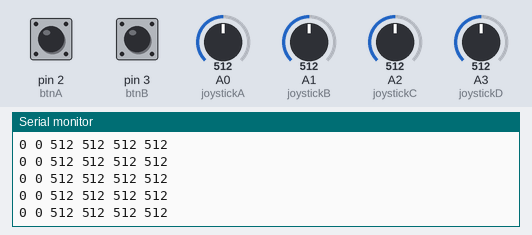
Recording of a sketch running on a simulated Arduino Uno, built with avr-gcc and run on an emulated ATmega328P. On the bench: the last lines printed to the serial monitor. The inputs (shaded band) are chosen by the test bench; at power-on: A1 (joystickB) = 512, A3 (joystickD) = 512, pin 2 (btnA) HIGH, pin 3 (btnB) HIGH, A0 (joystickA) = 512, A2 (joystickC) = 512. No radio packets arrive unless stated.

Above: at 4.2 s.
4.3 s: A1 (joystickB) set to 108
At 4.4 s:
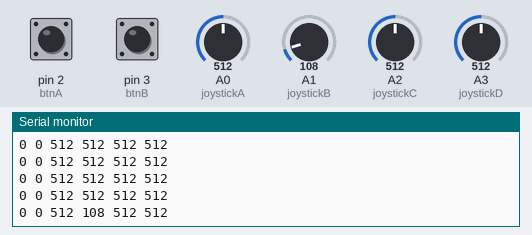
7.3 s: A1 (joystickB) set to 91
At 7.3 s:
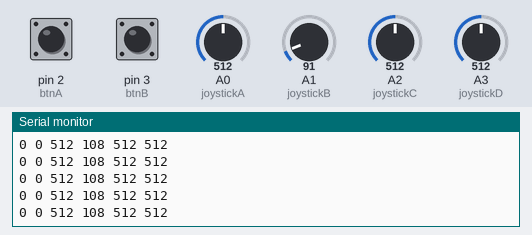
10.3 s: A3 (joystickD) set to 105
At 10.3 s:
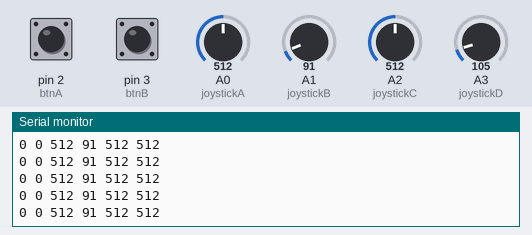
13.3 s: A3 (joystickD) set to 94
At 13.31 s:
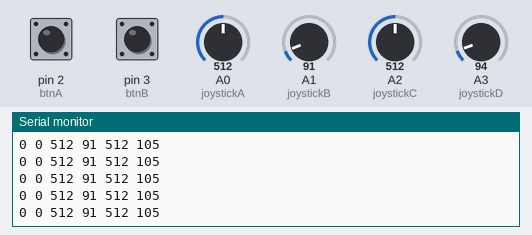
Timing chart, 0 to 15.8 s (numbered marks = the images above; inputs shaded):
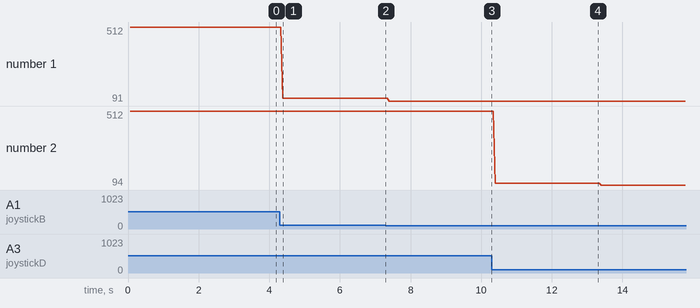

The sketch:

gaozhenyan-nRF24L01-Transmit.ino
```cpp
/*
========================================
  24L01无线通信 V0.2
  高禛言
========================================


【24L01模块接线】(模块引脚参考资料文件夹图片)
---------------------------------------
	1 - GND
	2 - VCC 连接3.3V
	3 - CE 连接D5
	4 - CSN 连接D4
	5 - SCK 连接D13
	6 - MOSI 连接D11
	7 - MISO 连接D12
	8 - UNUSED

【按键连接】
---------------------------------------
	按钮A - 连接 D2
	按钮B - 连接 D3
	joystick_A - 连接 A0
  joystick_B - 连接 A1
  joystick_C - 连接 A2
  joystick_D - 连接 A3
*/


//引入库文件
#include <SPI.h>
#include <RF24.h>

//RF24L01配置
RF24 radio(5, 4); // CE, CSN
const byte address[6] = "00010";     //Byte of array representing the address. This is the address where we will send the data. This should be same on the receiving side.

//定义输入按键引脚
int btnA = 2;
int btnB = 3;
int joystickA = A0;
int joystickB = A1;
int joystickC = A2;
int joystickD = A3;

//发送的数据结构
struct dataStruct {
  unsigned long _micros;
  bool btnA;
  bool btnB;
  int joyStick_A_X;
  int joyStick_A_Y;
  int joyStick_B_X;
  int joyStick_B_Y;
} myData;

/*-----初始化函数-----*/
void setup() {
  Serial.begin(9600);
  btnSetup();
  radioSetup();
}

/*-----主循环函数-----*/
void loop(){
  sendKey();
  delay(50);
  Serial.print(myData.btnA);
  Serial.print(" ");
  Serial.print(myData.btnB);
  Serial.print(" ");
  Serial.print(myData.joyStick_A_X);
  Serial.print(" ");
  Serial.print(myData.joyStick_A_Y);
  Serial.print(" ");
  Serial.print(myData.joyStick_B_X);
  Serial.print(" ");
  Serial.print(myData.joyStick_B_Y);
  Serial.println(" ");
}

/*-----自定义函数-----*/

void sendKey(){//读取并发送按键电平信号
  myData.btnA = !digitalRead(btnA);
  myData.btnB = !digitalRead(btnB);
  myData.joyStick_A_X = analogRead(joystickA);
  myData.joyStick_A_Y = analogRead(joystickB);
  myData.joyStick_B_X = analogRead(joystickC);
  myData.joyStick_B_Y = analogRead(joystickD);
  myData._micros = micros();
  radio.write(&myData, sizeof(myData));
}

void btnSetup(){//设置按键为输入并内部上拉
  pinMode(btnA, INPUT_PULLUP);
  pinMode(btnB, INPUT_PULLUP);
  pinMode(joystickA, INPUT);
  pinMode(joystickB, INPUT);
  pinMode(joystickC, INPUT);
  pinMode(joystickD, INPUT);

}

void radioSetup(){//RF24L01发射端初始化
  radio.begin();                  //Starting the Wireless communication
  radio.openWritingPipe(address); //Setting the address where we will send the data
  radio.setPALevel(RF24_PA_MIN);  //You can set it as minimum or maximum depending on the distance between the transmitter and receiver.
  radio.stopListening();          //This sets the module as transmitter
}
```

Measured:
- after the input at 4.3 s, the serial monitor: prints a new line after 0.08 s (image 1)
- plotted number 1: 512 → 108 after the input at 4.3 s, 108 → 91 after the input at 7.3 s
- plotted number 2: 512 → 105 after the input at 10.3 s, 105 → 94 after the input at 13.3 s
